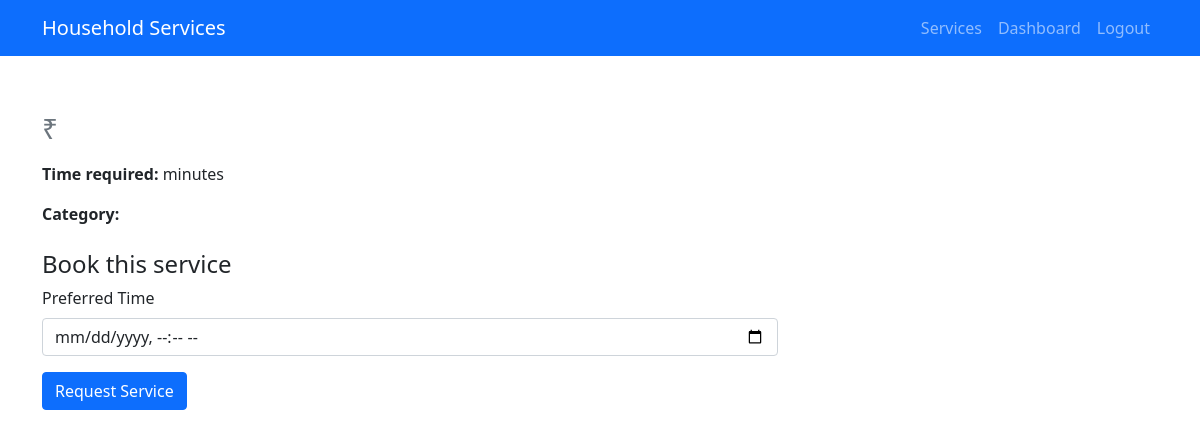
Before: /service/8 (signed in) with the older database file.
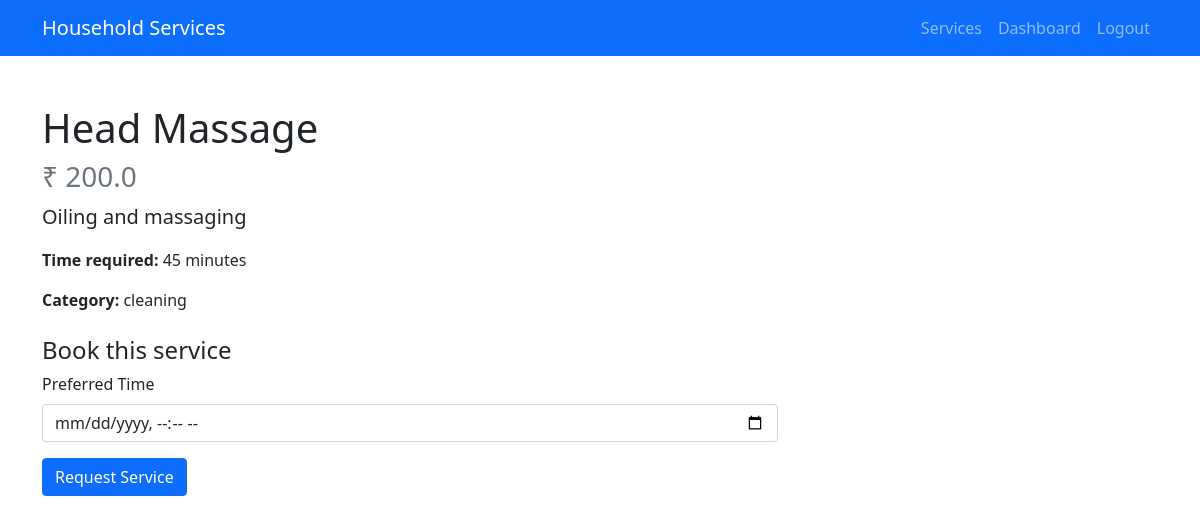
After: the same page with the newer database file.
### models.py (models this page shows)
class Service(db.Model):
    __tablename__ = 'service'
    id = db.Column(db.Integer, primary_key=True)
    name = db.Column(db.String(100), nullable=False)
    price = db.Column(db.Float, nullable=False)
    description = db.Column(db.Text)
    time_required = db.Column(db.String(50))
    category = db.Column(db.String(50))
    image_url = db.Column(db.String(200))  # For service images
    is_active = db.Column(db.Boolean, default=True)  # To temporarily disable services
    created_at = db.Column(db.DateTime, default=datetime.utcnow)
    min_experience_required = db.Column(db.Integer, default=0)
    availability = db.Column(db.String(50), default='24/7')

### app.py (the view, shortened to what this page needs)
@app.route('/service/<int:service_id>', methods=['GET', 'POST'])
@login_required
def service(service_id):
    service = Service.query.get(service_id)
    return render_template('service.html', service=service)

### app.py (called while the page is built)
@login_manager.user_loader
def load_user(user_id):
    return db.session.get(User, int(user_id))

### templates/service.html (shortened to what this page needs)
<!DOCTYPE html>
<html lang="en">
<head>
  <link rel="stylesheet" href="https://cdn.jsdelivr.net/npm/bootstrap@5.1.3/dist/css/bootstrap.min.css">
</head>
<body>
  <nav class="navbar navbar-expand-lg navbar-dark bg-primary">
    <div class="container">
      <a class="navbar-brand" href="{{ url_for('index') }}">Household Services</a>
      <div class="collapse navbar-collapse" id="navbarNav">
        <ul class="navbar-nav ms-auto">
          <li class="nav-item">
            <a class="nav-link" href="{{ url_for('services') }}">Services</a>
          </li>
          {% if current_user.is_authenticated %}
            <li class="nav-item">
              <a class="nav-link" href="{{ url_for('dashboard') }}">Dashboard</a>
            </li>
            <li class="nav-item">
              <a class="nav-link" href="{{ url_for('logout') }}">Logout</a>
            </li>
          {% endif %}
        </ul>
      </div>
    </div>
  </nav>
  <div class="container my-5">
    <div class="row">
      <div class="col-md-8">
        <h1>{{ service.name }}</h1>
        <h3 class="text-muted">₹ {{ service.price }}</h3>
        <p class="lead">{{ service.description }}</p>
        <p><strong>Time required:</strong> {{ service.time_required }} minutes</p>
        <p><strong>Category:</strong> {{ service.category }}</p>
        {% if current_user.is_authenticated and current_user.role == 'customer' %}
          <form method="POST" class="mt-4">
            <h4>Book this service</h4>
            <div class="mb-3">
              <label for="preferred_time" class="form-label">Preferred Time</label>
              <input type="datetime-local" class="form-control" id="preferred_time" name="preferred_time" required>
            </div>
            <button type="submit" class="btn btn-primary">Request Service</button>
          </form>
        {% elif not current_user.is_authenticated %}
          <p>Please <a href="{{ url_for('login') }}">login</a> to request this service.</p>
        {% endif %}
      </div>
    </div>
  </div>
</body>
</html>

Changed rows visible on the page:
added Service: name "Head Massage", price "200.0", description "Oiling and massaging", time_required "45", category "cleaning"
